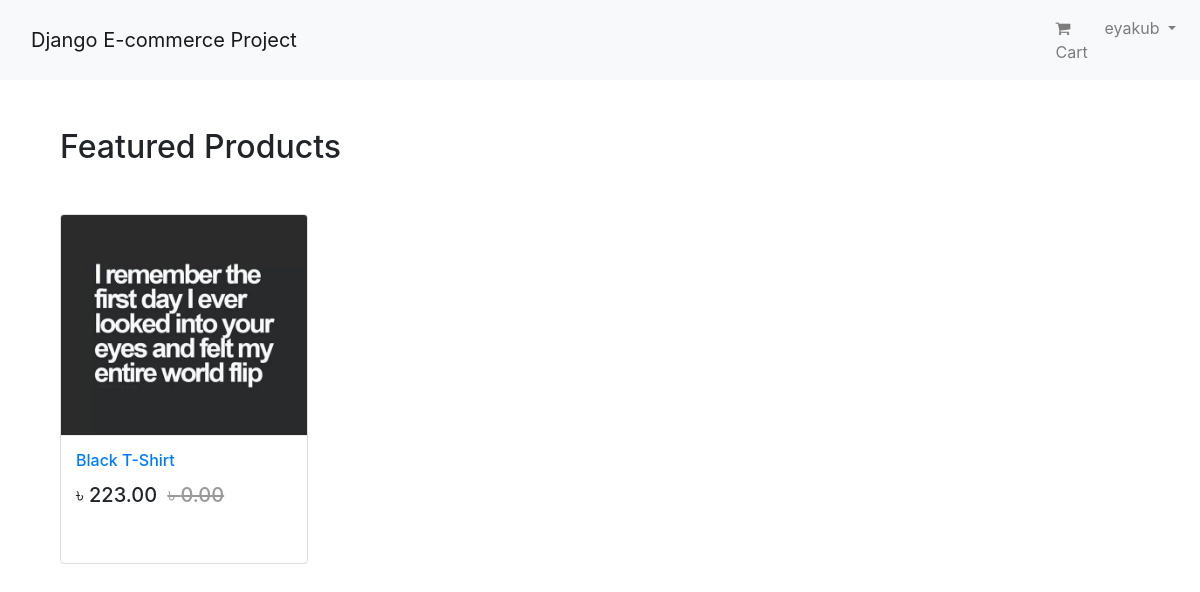
/ (signed in), run on an earlier commit of the app's database.
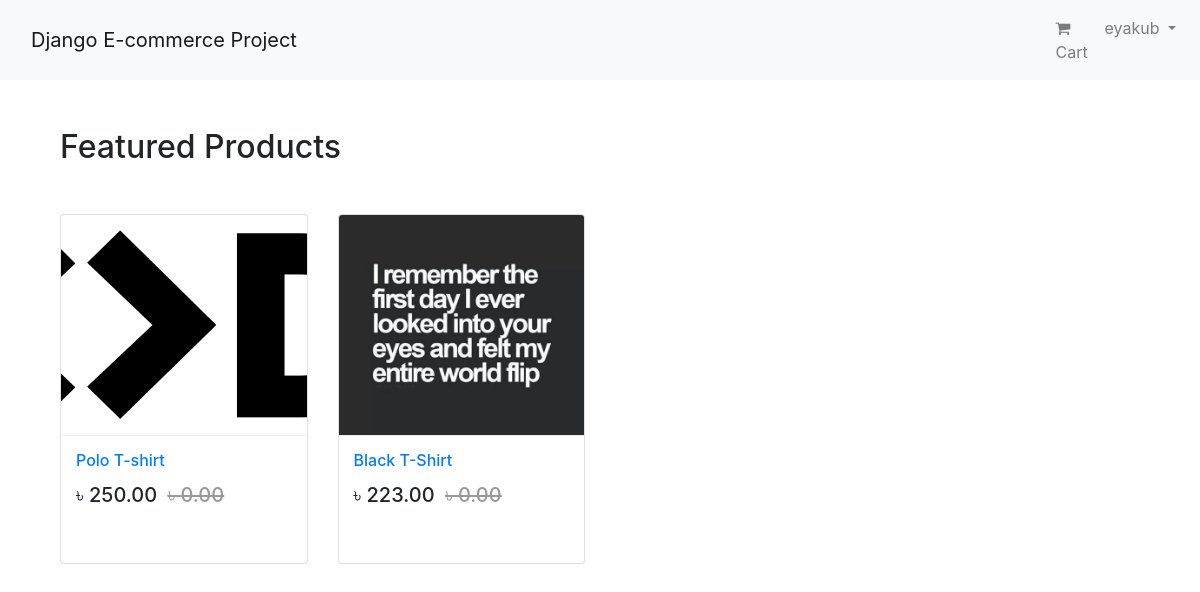
And on a later commit of the database.
### app_login/models.py (models this page shows, shortened)
class User(AbstractBaseUser, PermissionsMixin):
    email = models.EmailField(unique=True, null=False)
    is_staff = models.BooleanField(
        ugettext_lazy('staff status'),
        default=False,
        help_text=ugettext_lazy('Designates whether user can log in this site')
    )
    is_active = models.BooleanField(
        ugettext_lazy('active'),
        default=True,
        help_text=ugettext_lazy('Designates whether this user would be treated as active. Unselect this instead of deleting account')
    )
    USERNAME_FIELD = 'email'
    objects = MyUserManager()

class Profile(models.Model):
    user = models.OneToOneField(User, on_delete=models.CASCADE, related_name='profile')
    username = models.CharField(max_length=264, blank=True)
    full_name = models.CharField(max_length=264, blank=True)
    address_1 = models.TextField(max_length=300, blank=True)
    city = models.CharField(max_length=50, blank=True)
    zipcode = models.CharField(max_length=10, blank=True)
    country = models.CharField(max_length=50, blank=True)
    phone = models.CharField(max_length=20, blank=True)
    created_at = models.DateTimeField(auto_now_add=True)
    updated_at = models.DateTimeField(auto_now=True)

### app_shop/models.py (models this page shows, shortened)
class Product(models.Model):
    mainimage = models.ImageField(upload_to='Products')
    name = models.CharField(max_length=264)
    category = models.ForeignKey(Category, on_delete=models.CASCADE, related_name='category')
    preview_text = models.TextField(max_length=200, verbose_name='Preview Text')
    detail_text = models.TextField(max_length=1000, verbose_name='Description')
    price = models.FloatField()
    old_price = models.FloatField(default=0.00)
    created = models.DateTimeField(auto_now_add=True)
    class Meta:
        ordering = ['-created',]

### app_shop/views.py (the view)
# urls.py: path('', views.Home.as_view(), name='home'),
class Home(ListView):
    model = Product
    template_name = 'app_shop/home.html'

### templates/app_shop/home.html
{% extends 'base.html' %}
{% block body_block %}
<div class="container my-5">
    <h2 class="my-5">Featured Products</h2>
    <div class="row">
    {% for product in object_list %}
        <div class="col-md-6 col-sm-12 col-lg-3">
            <figure class="card card-product">
                <div class="img-wrap">
                    <img src="/media/{{product.mainimage}}" style="width:100%; height:300px" alt="">
                </div>
                <figcaption class="info-wrap">
                    <h6 class="title"><a href="{% url 'app_shop:product_detail' pk=product.pk %}">{{ product.name }}</a></h6>
                    <div class="action-wrap">
                        <div class="price-wrap h5">
                            <span class="price-new">&#2547; {{ product.price|floatformat:2 }}</span>
                            <span class="price-old"><strike>&#2547; {{ product.old_price|floatformat:2 }}</strike></span>
                        </div>
                    </div>
                </figcaption>
            </figure>
        </div>
    {% endfor %}
    </div>
</div>
{% endblock body_block %}

### templates/base.html (shortened to what this page needs)
{% load static %}
<!DOCTYPE html>
<html lang="en">
<head>
    <link href="https://stackpath.bootstrapcdn.com/bootstrap/4.5.0/css/bootstrap.min.css" rel="stylesheet">
    <link rel="stylesheet" href="https://stackpath.bootstrapcdn.com/font-awesome/4.7.0/css/font-awesome.min.css">
    <link rel="stylesheet" href="../static/css/main.css">
</head>
<body>
    {% include "navbar.html" %}
    <div class="container">
        {% block body_block %}
        {% endblock %}
    </div>
</body>
</html>

### templates/navbar.html (shortened to what this page needs)
<nav class="navbar navbar-expand-lg navbar-light bg-light">
    <div class="container">
        <a class="navbar-brand" href="{% url 'app_shop:home' %}">Django E-commerce Project</a>
    </div>
    <div class="collapse navbar-collapse" id="navbarNav">
        <ul class="navbar-nav ml-auto">
            {% if request.user.is_authenticated %}
            <li class="nav-item">
                <a href="" class="nav-link">
                    <i class="fa fa-shopping-cart"></i> Cart
                </a>
             </li>
            <li class="nav-item dropdown">
                <a href="" class="nav-link dropdown-toggle" id="navbarDropdown"
                    role="button"
                    data-toggle="dropdown"
                    aria-haspopup="true"
                    aria-expanded="false">
                    {{request.user.profile.username}}
                </a>
            </li>
            {% else %}
            <li class="nav-item">
                <a href="{% url 'app_login:login' %}" class="btn btn-primary">Login</a>
            </li>
            {% endif %}
        </ul>
    </div>
</nav>

### templates/base.html (style rules this page uses)
.card { height: 350px; }
.card-product:after { content: ""; display: table; clear: both; visibility: hidden; }
.card-product .price-new, .card-product .price { margin-right: 5px; }
.card-product .price-old { color: #999; }
.card-product .img-wrap { border-radius: 3px 3px 0 0; overflow: hidden; position: relative; height: 220px; text-align: center; }
.card-product .img-wrap img { max-height: 100%; max-width: 100%; object-fit: cover; }
.card-product .info-wrap { overflow: hidden; padding: 15px; border-top: 1px solid #eee; }
.card-product .action-wrap { padding-top: 4px; margin-top: 4px; }
.card-product .title { margin-top: 0; }

What changed in the data, as far as the page shows it:
added Product: mainimage (picture), name "Polo T-shirt", price "250.00", old_price "0.00"
